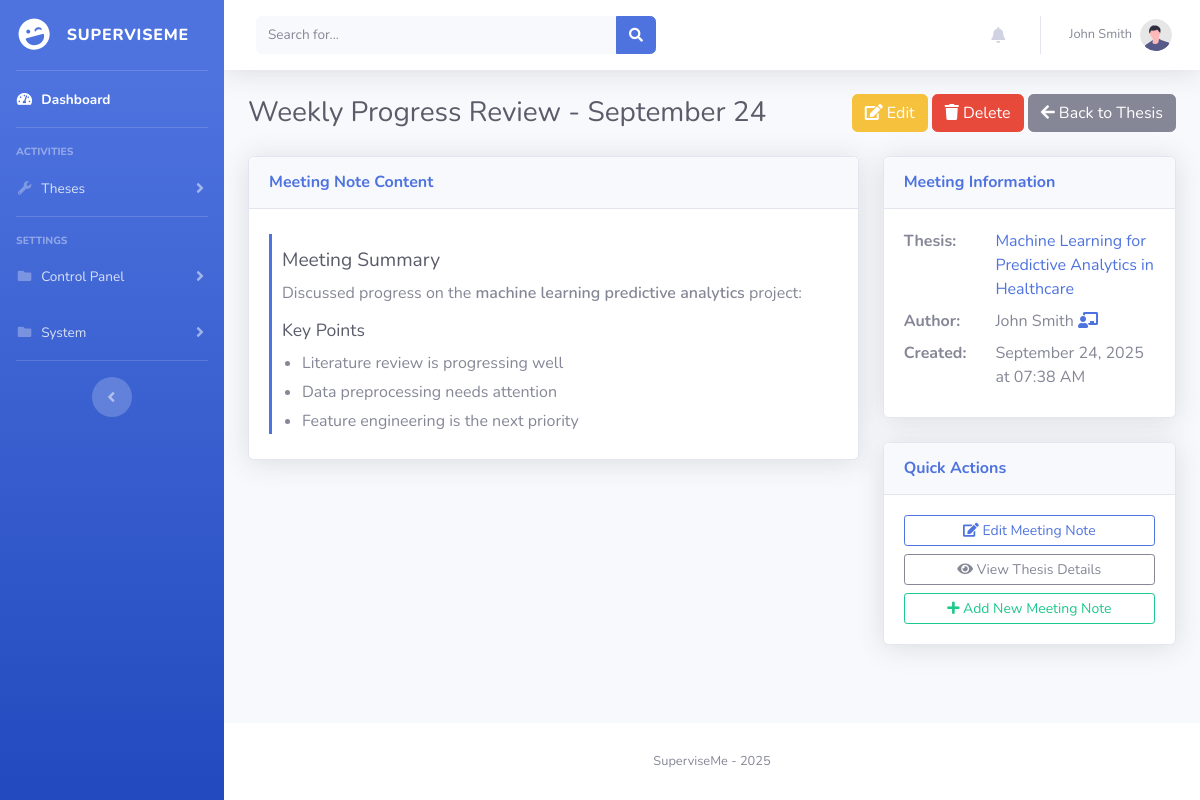
The page /supervisor/meeting_note/1 (signed in) on the database its author committed.
### superviseme/models.py (models this page shows)
class User_mgmt(UserMixin, db.Model):
    __tablename__ = "user_mgmt"
    id = db.Column(db.Integer, primary_key=True)
    username = db.Column(db.String(50), nullable=False, unique=True)
    name = db.Column(db.String(15))
    surname = db.Column(db.String(15))
    cdl = db.Column(db.String(15))
    email = db.Column(db.String(50), nullable=False, unique=True)
    password = db.Column(db.String(80), nullable=False)
    user_type = db.Column(db.String(10), nullable=False, default="student")
    joined_on = db.Column(db.Integer, nullable=False)
    gender = db.Column(db.String(10), default=None)
    nationality = db.Column(db.String(15), default=None)
    last_activity = db.Column(db.Integer, nullable=True)  # Track last activity timestamp
    last_activity_location = db.Column(db.String(100), nullable=True)  # Track where they were last active
    telegram_user_id = db.Column(db.String(50), nullable=True)  # Telegram user ID for bot notifications
    telegram_enabled = db.Column(db.Boolean, default=False, nullable=False)  # Enable/disable Telegram notifications
    telegram_notification_types = db.Column(db.Text, nullable=True)  # JSON string of enabled notification types
    thesis = db.relationship("Thesis", backref="author", lazy=True)

class MeetingNote(db.Model):
    __tablename__ = "meeting_note"
    id = db.Column(db.Integer, primary_key=True)
    thesis_id = db.Column(db.Integer, db.ForeignKey("thesis.id"), nullable=False)
    author_id = db.Column(db.Integer, db.ForeignKey("user_mgmt.id"), nullable=False)
    title = db.Column(db.String(200), nullable=False)
    content = db.Column(db.Text, nullable=False)  # Markdown content
    created_at = db.Column(db.Integer, nullable=False)
    updated_at = db.Column(db.Integer, nullable=False)
    thesis = db.relationship("Thesis", backref="meeting_notes", lazy=True)
    author = db.relationship("User_mgmt", backref="authored_meeting_notes", lazy=True)

class Todo(db.Model):
    __tablename__ = "todo"
    id = db.Column(db.Integer, primary_key=True)
    thesis_id = db.Column(db.Integer, db.ForeignKey("thesis.id"), nullable=False)
    author_id = db.Column(db.Integer, db.ForeignKey("user_mgmt.id"), nullable=False)
    title = db.Column(db.String(200), nullable=False)
    description = db.Column(db.Text, nullable=True)
    status = db.Column(db.String(20), nullable=False, default="pending")  # "pending", "completed", "cancelled"
    priority = db.Column(db.String(10), nullable=False, default="medium")  # "low", "medium", "high"
    assigned_to_id = db.Column(db.Integer, db.ForeignKey("user_mgmt.id"), nullable=True)  # Can be assigned to student or supervisor
    due_date = db.Column(db.Integer, nullable=True)  # Unix timestamp
    completed_at = db.Column(db.Integer, nullable=True)  # Unix timestamp when marked complete
    created_at = db.Column(db.Integer, nullable=False)
    updated_at = db.Column(db.Integer, nullable=False)
    thesis = db.relationship("Thesis", backref="todos", lazy=True)
    author = db.relationship("User_mgmt", foreign_keys=[author_id], backref="created_todos", lazy=True)
    assigned_to = db.relationship("User_mgmt", foreign_keys=[assigned_to_id], backref="assigned_todos", lazy=True)

class Thesis(db.Model):
    __tablename__ = "thesis"
    id = db.Column(db.Integer, primary_key=True)
    title = db.Column(db.String(100), nullable=False)
    description = db.Column(db.Text, nullable=False)
    author_id = db.Column(db.Integer, db.ForeignKey("user_mgmt.id"), nullable=True)
    frozen = db.Column(db.Boolean, default=False)
    level = db.Column(db.Text, nullable=True)
    created_at = db.Column(db.Integer, nullable=False)

### superviseme/routes/supervisor.py (the view)
@supervisor.route("/supervisor/meeting_note/<int:note_id>")
@login_required
def meeting_note_detail(note_id):
    privilege_check = check_privileges(current_user.username, role="supervisor")
    if privilege_check is not True:
        return privilege_check
    meeting_note = MeetingNote.query.join(Thesis, MeetingNote.thesis_id == Thesis.id)\
                                   .join(Thesis_Supervisor, Thesis.id == Thesis_Supervisor.thesis_id)\
                                   .filter(MeetingNote.id == note_id,
                                          Thesis_Supervisor.supervisor_id == current_user.id)\
                                   .first()
    if not meeting_note:
        flash("Meeting note not found or not accessible")
        return redirect(url_for('supervisor.dashboard'))
    thesis = meeting_note.thesis
    todos = Todo.query.filter_by(thesis_id=thesis.id).order_by(Todo.created_at.desc()).all()
    return render_template("supervisor/meeting_note_detail.html",
                         meeting_note=meeting_note,
                         thesis=thesis,
                         todos=todos,
                         dt=datetime.fromtimestamp)

### superviseme/utils/logging_config.py (called while the page is built)
def log_request_response(app, loggers):
    @app.before_request
    def log_request_info():
        loggers['access_logger'].info("Request started", extra={
            'event_type': 'request_start',
            'endpoint': request.endpoint,
            'url_rule': str(request.url_rule) if request.url_rule else None,
            'content_length': request.content_length,
            'content_type': request.content_type
        })
    @app.after_request
    def log_response_info(response):
        loggers['access_logger'].info("Request completed", extra={
            'event_type': 'request_end',
            'status_code': response.status_code,
            'content_length': response.content_length,
            'content_type': response.content_type
        })
        return response

### superviseme/utils/miscellanea.py (called while the page is built, shortened)
def check_privileges(username, role="admin"):
    user = User_mgmt.query.filter_by(username=username).first()
    if not user:
        abort(404)
    return True

### superviseme/templates/supervisor/meeting_note_detail.html (shortened to what this page needs)
{% include 'admin/components/header.html' %}
<body id="page-top">
    <div id="wrapper">
        {% include 'supervisor/components/sidebar.html' %}
        <div id="content-wrapper" class="d-flex flex-column">
            <div id="content">
                {% include 'admin/components/topbar.html' %}
                <div class="container-fluid">
                    <div class="d-sm-flex align-items-center justify-content-between mb-4">
                        <h1 class="h3 mb-0 text-gray-800">{{ meeting_note.title }}</h1>
                        <div>
                            <button class="btn btn-warning" onclick="editMeetingNote({{ meeting_note.id }}, '{{ meeting_note.title }}', '{{ meeting_note.content|replace('\n', '\\n')|replace('\'', '\\\'') }}')">
                                <i class="fas fa-edit"></i> Edit
                            </button>
                            <form method="POST" action="{{ url_for('supervisor.delete_meeting_note', note_id=meeting_note.id) }}"
                                  style="display: inline;"
                                  onsubmit="return confirm('Are you sure you want to delete this meeting note?');">
                                <button type="submit" class="btn btn-danger">
                                    <i class="fas fa-trash"></i> Delete
                                </button>
                            </form>
                            <a href="{{ url_for('supervisor.thesis_detail', thesis_id=thesis.id) }}" class="btn btn-secondary">
                                <i class="fas fa-arrow-left"></i> Back to Thesis
                            </a>
                        </div>
                    </div>
                    <div class="row">
                        <div class="col-lg-8">
                            <div class="card shadow mb-4">
                                <div class="card-header py-3">
                                    <h6 class="m-0 font-weight-bold text-primary">Meeting Note Content</h6>
                                </div>
                                <div class="card-body">
                                    <div class="meeting-note-content">
                                        {{ meeting_note.content|markdown_with_todos('supervisor')|safe }}
                                    </div>
                                </div>
                            </div>
                        </div>
                        <div class="col-lg-4">
                            <div class="card shadow mb-4">
                                <div class="card-header py-3">
                                    <h6 class="m-0 font-weight-bold text-primary">Meeting Information</h6>
                                </div>
                                <div class="card-body">
                                    <div class="row mb-2">
                                        <div class="col-sm-4"><strong>Thesis:</strong></div>
                                        <div class="col-sm-8">
                                            <a href="{{ url_for('supervisor.thesis_detail', thesis_id=thesis.id) }}">
                                                {{ thesis.title }}
                                            </a>
                                        </div>
                                    </div>
                                    <div class="row mb-2">
                                        <div class="col-sm-4"><strong>Author:</strong></div>
                                        <div class="col-sm-8">
                                            {{ meeting_note.author.name }} {{ meeting_note.author.surname }}
                                            {% if meeting_note.author.user_type == 'supervisor' %}
                                                <i class="fas fa-chalkboard-teacher text-primary" title="Supervisor"></i>
                                            {% else %}
                                                <i class="fas fa-user-graduate text-success" title="Student"></i>
                                            {% endif %}
                                        </div>
                                    </div>
                                    <div class="row mb-2">
                                        <div class="col-sm-4"><strong>Created:</strong></div>
                                        <div class="col-sm-8">{{ dt(meeting_note.created_at).strftime('%B %d, %Y at %I:%M %p') if meeting_note.created_at else 'Unknown' }}</div>
                                    </div>
                                </div>
                            </div>
                            <div class="card shadow mb-4">
                                <div class="card-header py-3">
                                    <h6 class="m-0 font-weight-bold text-primary">Quick Actions</h6>
                                </div>
                                <div class="card-body">
                                    <button class="btn btn-outline-primary btn-sm btn-block mb-2" onclick="editMeetingNote({{ meeting_note.id }}, '{{ meeting_note.title }}', '{{ meeting_note.content|replace('\n', '\\n')|replace('\'', '\\\'') }}')">
                                        <i class="fas fa-edit"></i> Edit Meeting Note
                                    </button>
                                    <a href="{{ url_for('supervisor.thesis_detail', thesis_id=thesis.id) }}" class="btn btn-outline-secondary btn-sm btn-block mb-2">
                                        <i class="fas fa-eye"></i> View Thesis Details
                                    </a>
                                    <button class="btn btn-outline-success btn-sm btn-block" data-toggle="modal" data-target="#addMeetingNoteModal">
                                        <i class="fas fa-plus"></i> Add New Meeting Note
                                    </button>
                                </div>
                            </div>
                        </div>
                    </div>
                </div>
            </div>
            {% include 'admin/components/footer.html' %}

### superviseme/templates/admin/components/topbar.html (shortened to what this page needs)
<nav class="navbar navbar-expand navbar-light bg-white topbar mb-4 static-top shadow">
                    <form
                        class="d-none d-sm-inline-block form-inline mr-auto ml-md-3 my-2 my-md-0 mw-100 navbar-search"
                        method="POST"
                        action="{% if current_user.user_type == 'admin' %}/admin/search{% elif current_user.user_type == 'supervisor' %}/supervisor/search{% elif current_user.user_type == 'student' %}/student/search{% else %}#{% endif %}">
                        <div class="input-group">
                            <input type="text" class="form-control bg-light border-0 small"
                                   placeholder="Search for..."
                                   name="search_term"
                                   required
                                   minlength="1"
                                   aria-label="Search" aria-describedby="basic-addon2">
                            <div class="input-group-append">
                                <button class="btn btn-primary" type="submit">
                                    <i class="fas fa-search fa-sm"></i>
                                </button>
                            </div>
                        </div>
                    </form>
                    <ul class="navbar-nav ml-auto">
                        <li class="nav-item dropdown no-arrow mx-1">
                            <a class="nav-link dropdown-toggle" href="#" id="alertsDropdown" role="button"
                                data-toggle="dropdown" aria-haspopup="true" aria-expanded="false">
                                <i class="fas fa-bell fa-fw"></i>
                            </a>
                        </li>
                        <li class="nav-item dropdown no-arrow">
                            <a class="nav-link dropdown-toggle" href="#" id="userDropdown" role="button"
                                data-toggle="dropdown" aria-haspopup="true" aria-expanded="false">
                                <span class="mr-2 d-none d-lg-inline text-gray-600 small">{{ current_user.name }} {{ current_user.surname }}</span>
                                <img class="img-profile rounded-circle"
                                    src="{{ url_for('static', filename='assets/img/undraw_profile.svg') }}">
                            </a>
                        </li>
                    </ul>
                </nav>

### superviseme/static/assets/css/meeting-notes.css (style rules this page uses)
.meeting-note-content { max-height: 200px; overflow-y: auto; border-left: 3px solid #4e73df; padding-left: 10px; margin: 5px 0; }
.meeting-note-content h1, .meeting-note-content h2, .meeting-note-content h3, .meeting-note-content h4, .meeting-note-content h5, .meeting-note-content h6 { color: #5a5c69; margin-top: 15px; margin-bottom: 10px; }
.meeting-note-content h1 { font-size: 1.2em; }
.meeting-note-content h2 { font-size: 1.1em; }
.meeting-note-content p { margin-bottom: 10px; line-height: 1.4; }
.meeting-note-content ul, .meeting-note-content ol { margin-bottom: 10px; padding-left: 20px; }
.meeting-note-content li { margin-bottom: 5px; }
.meeting-note-content strong { font-weight: 600; }

### rows shown on the page
User_mgmt: name "John", surname "Smith", author.name "John", author.surname "Smith"
MeetingNote: title "Weekly Progress Review - September 24", content "Meeting Summary Discussed progress on the machine learning predictive analytics project: Key Points Literature review is progressing well Data preprocessing needs attention Feature engineering is the next priority", created_at "September 24, 2025 at 07:38 AM"
Thesis: title "Machine Learning for Predictive Analytics in Healthcare"
